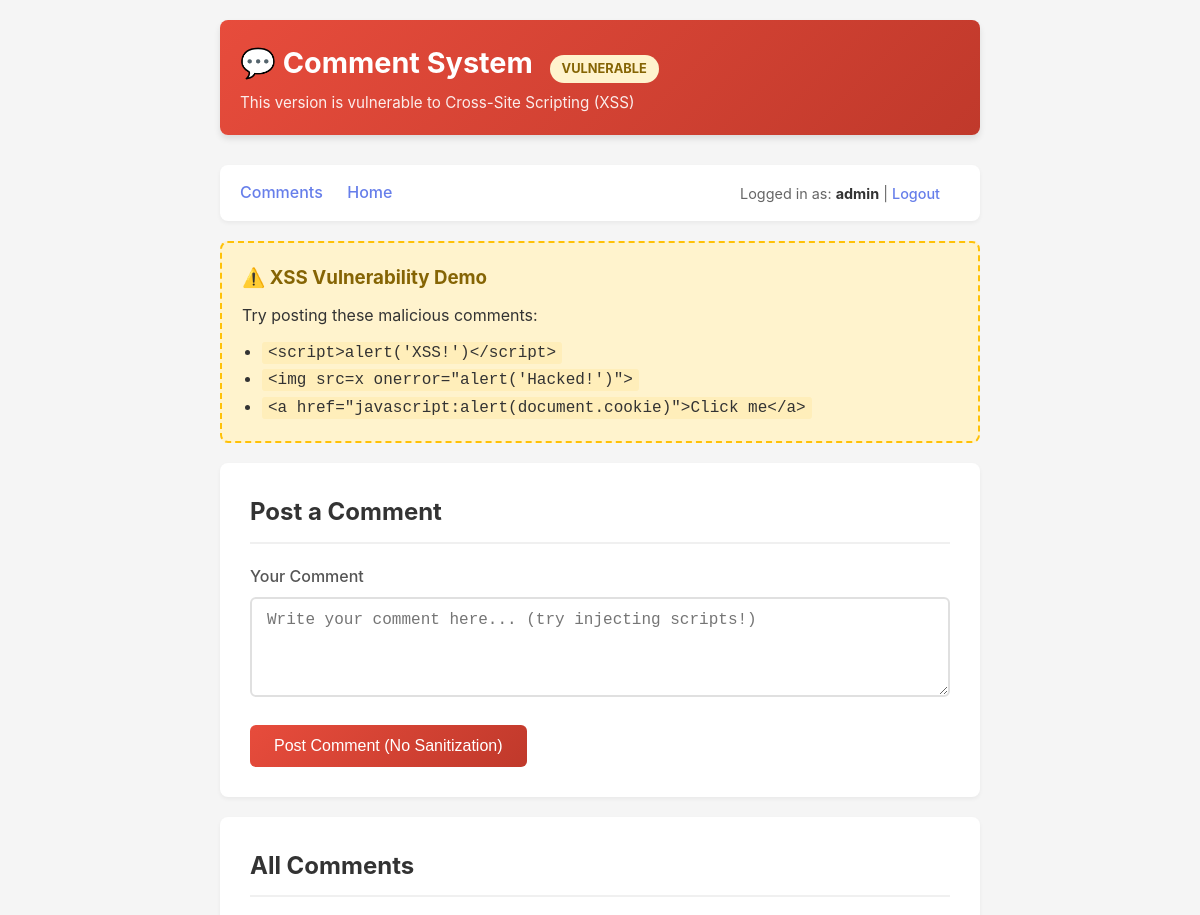
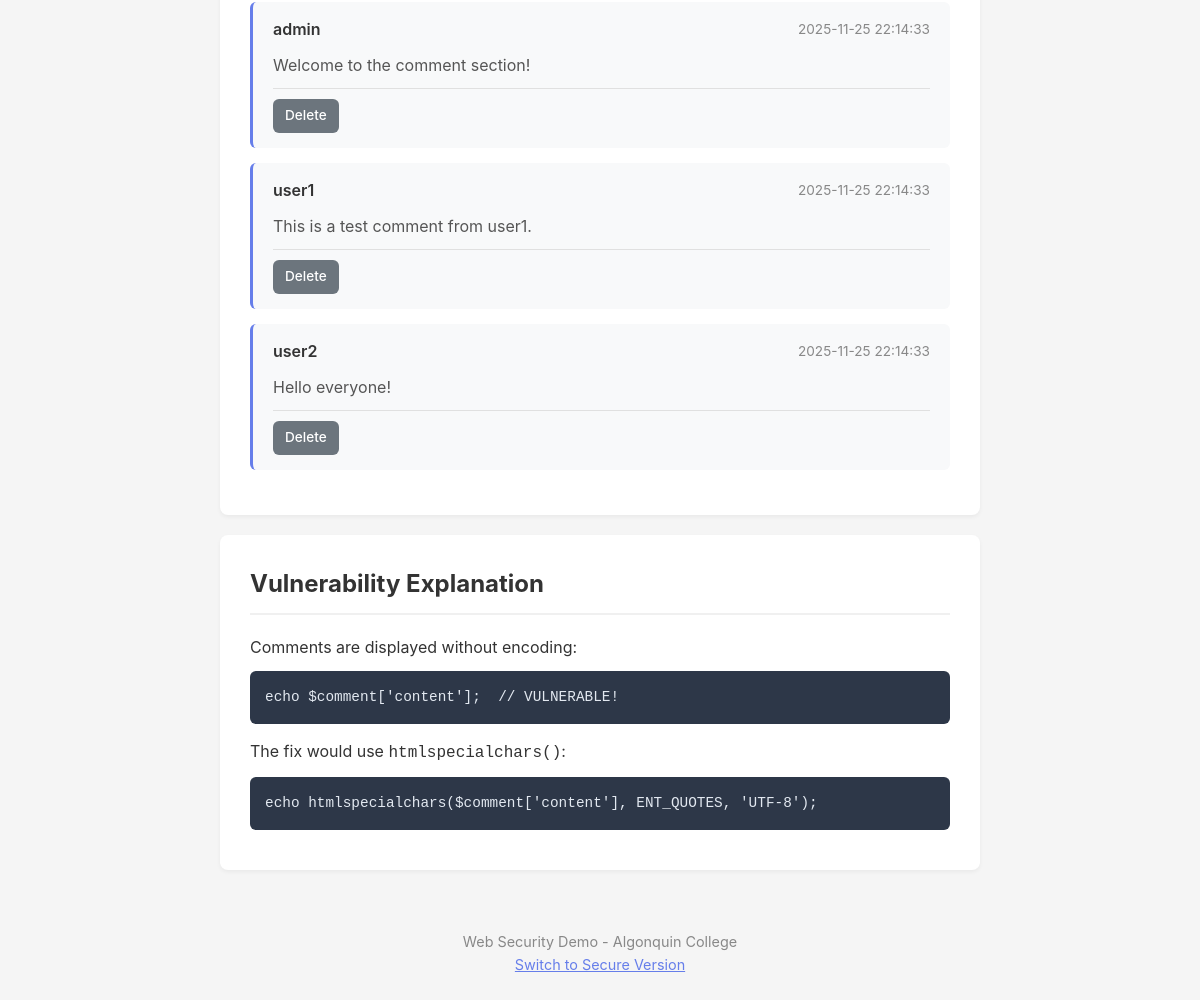
Page /comments.php (signed in) on the committed database (2 pictures, top to bottom).
### tables this page shows
CREATE TABLE comments (
            id INTEGER PRIMARY KEY AUTOINCREMENT,
            user_id INTEGER,
            content TEXT NOT NULL,
            created_at DATETIME DEFAULT CURRENT_TIMESTAMP,
            FOREIGN KEY (user_id) REFERENCES users(id)
        );

CREATE TABLE users (
            id INTEGER PRIMARY KEY AUTOINCREMENT,
            username TEXT NOT NULL UNIQUE,
            password TEXT NOT NULL,
            email TEXT,
            created_at DATETIME DEFAULT CURRENT_TIMESTAMP
        );

### comments.php (the view, shortened to what this page needs)
<?php
require_once 'includes/db.php';
$comments = $db->query("
    SELECT c.*, u.username
    FROM comments c
    JOIN users u ON c.user_id = u.id
    ORDER BY c.created_at DESC
");
?>
<!DOCTYPE html>
<html lang="en">
<head>
    <link rel="stylesheet" href="assets/style.css">
</head>
<body>
    <div class="container">
        <header class="vulnerable">
            <h1>💬 Comment System <span class="badge badge-danger">VULNERABLE</span></h1>
            <p>This version is vulnerable to Cross-Site Scripting (XSS)</p>
        </header>
        <nav>
            <div>
                <a href="comments.php">Comments</a>
                <a href="index.php">Home</a>
            </div>
            <div class="user-info">
                Logged in as: <strong><?php echo $_SESSION['username']; ?></strong>
                | <a href="logout.php">Logout</a>
            </div>
        </nav>
        <div class="warning-box">
            <h3>⚠️ XSS Vulnerability Demo</h3>
            <p>Try posting these malicious comments:</p>
            <ul style="margin: 10px 0 0 20px;">
                <li><code>&lt;script&gt;alert('XSS!')&lt;/script&gt;</code></li>
                <li><code>&lt;img src=x onerror="alert('Hacked!')"&gt;</code></li>
                <li><code>&lt;a href="javascript:alert(document.cookie)"&gt;Click me&lt;/a&gt;</code></li>
            </ul>
        </div>
        <div class="card">
            <h2>Post a Comment</h2>
            <form action="comments.php" method="POST">
                <div class="form-group">
                    <label for="comment">Your Comment</label>
                    <textarea id="comment" name="comment" required
                              placeholder="Write your comment here... (try injecting scripts!)"></textarea>
                </div>
                <button type="submit" class="btn btn-danger">Post Comment (No Sanitization)</button>
            </form>
        </div>
        <div class="card">
            <h2>All Comments</h2>
            <?php
            while ($comment = $comments->fetchArray(SQLITE3_ASSOC)):
            ?>
                <div class="comment">
                    <div class="comment-header">
                        <span class="comment-author"><?php echo $comment['username']; ?></span>
                        <span class="comment-date"><?php echo $comment['created_at']; ?></span>
                    </div>
                    <div class="comment-content">
                        <?php
                        echo $comment['content'];
                        ?>
                    </div>
                    <div class="comment-actions">
                        <a href="comments.php?delete=<?php echo $comment['id']; ?>"
                           class="btn btn-sm btn-secondary"
                           onclick="return confirm('Delete this comment?')">Delete</a>
                    </div>
                </div>
            <?php endwhile; ?>
        </div>
        <div class="card">
            <h2>Vulnerability Explanation</h2>
            <p>Comments are displayed without encoding:</p>
            <pre>echo $comment['content'];  // VULNERABLE!</pre>
            <p style="margin-top: 15px;">
                The fix would use <code>htmlspecialchars()</code>:
            </p>
            <pre>echo htmlspecialchars($comment['content'], ENT_QUOTES, 'UTF-8');</pre>
        </div>
        <footer>
            <p>Web Security Demo - Algonquin College</p>
            <p><a href="../secure/comments.php">Switch to Secure Version</a></p>
        </footer>
    </div>
</body>
</html>

### assets/style.css (style rules this page uses)
* { margin: 0; padding: 0; box-sizing: border-box; }
body { font-family: -apple-system, BlinkMacSystemFont, 'Segoe UI', Roboto, Oxygen, Ubuntu, sans-serif; line-height: 1.6; color: #333; background-color: #f5f5f5; min-height: 100vh; }
.container { max-width: 800px; margin: 0 auto; padding: 20px; }
header { background: linear-gradient(135deg, #667eea 0%, #764ba2 100%); color: white; padding: 20px; margin-bottom: 30px; border-radius: 8px; box-shadow: 0 4px 6px rgba(0, 0, 0, 0.1); }
header.vulnerable { background: linear-gradient(135deg, #e74c3c 0%, #c0392b 100%); }
header h1 { font-size: 1.8rem; margin-bottom: 5px; }
header p { opacity: 0.9; font-size: 0.95rem; }
.badge { display: inline-block; padding: 4px 12px; border-radius: 20px; font-size: 0.8rem; font-weight: bold; text-transform: uppercase; margin-left: 10px; }
.badge-danger { background-color: #fff3cd; color: #856404; }
nav { background: white; padding: 15px 20px; margin-bottom: 20px; border-radius: 8px; box-shadow: 0 2px 4px rgba(0, 0, 0, 0.05); display: flex; justify-content: space-between; align-items: center; }
nav a { color: #667eea; text-decoration: none; margin-right: 20px; font-weight: 500; transition: color 0.2s; }
.user-info { color: #666; font-size: 0.9rem; }
.user-info strong { color: #333; }
.card { background: white; border-radius: 8px; box-shadow: 0 2px 4px rgba(0, 0, 0, 0.05); padding: 30px; margin-bottom: 20px; }
.card h2 { color: #333; margin-bottom: 20px; padding-bottom: 10px; border-bottom: 2px solid #f0f0f0; }
.form-group { margin-bottom: 20px; }
.form-group label { display: block; margin-bottom: 8px; font-weight: 500; color: #555; }
.form-group input, .form-group textarea { width: 100%; padding: 12px 15px; border: 2px solid #e0e0e0; border-radius: 6px; font-size: 1rem; transition: border-color 0.2s, box-shadow 0.2s; }
.form-group textarea { min-height: 100px; resize: vertical; }
.btn { display: inline-block; padding: 12px 24px; border: none; border-radius: 6px; font-size: 1rem; font-weight: 500; cursor: pointer; transition: transform 0.2s, box-shadow 0.2s; text-decoration: none; }
.btn-danger { background: linear-gradient(135deg, #e74c3c 0%, #c0392b 100%); color: white; }
.btn-secondary { background: #6c757d; color: white; }
.btn-sm { padding: 6px 12px; font-size: 0.85rem; }
.comment { background: #f8f9fa; border-radius: 6px; padding: 15px 20px; margin-bottom: 15px; border-left: 3px solid #667eea; }
.comment-header { display: flex; justify-content: space-between; align-items: center; margin-bottom: 10px; }
.comment-author { font-weight: 600; color: #333; }
.comment-date { font-size: 0.85rem; color: #888; }
.comment-content { color: #555; line-height: 1.6; }
.comment-actions { margin-top: 10px; padding-top: 10px; border-top: 1px solid #e0e0e0; }
.warning-box { background: #fff3cd; border: 2px dashed #ffc107; border-radius: 8px; padding: 20px; margin-bottom: 20px; }
.warning-box h3 { color: #856404; margin-bottom: 10px; }
.warning-box code { background: #ffeeba; padding: 2px 6px; border-radius: 3px; font-family: 'Courier New', monospace; }
pre { background: #2d3748; color: #e2e8f0; padding: 15px; border-radius: 6px; overflow-x: auto; font-family: 'Courier New', monospace; font-size: 0.9rem; margin: 10px 0; }
code { font-family: 'Courier New', monospace; }
a { color: #667eea; }
footer { text-align: center; padding: 20px; color: #888; font-size: 0.9rem; margin-top: 40px; }

### rows in the picture
comments: user.username "admin", created_at "2025-11-25 22:14:33", content "Welcome to the comment section!"
comments: user.username "user1", created_at "2025-11-25 22:14:33", content "This is a test comment from user1."
comments: user.username "user2", created_at "2025-11-25 22:14:33", content "Hello everyone!"

### other values in the picture
$_SESSION['username'] "admin"
